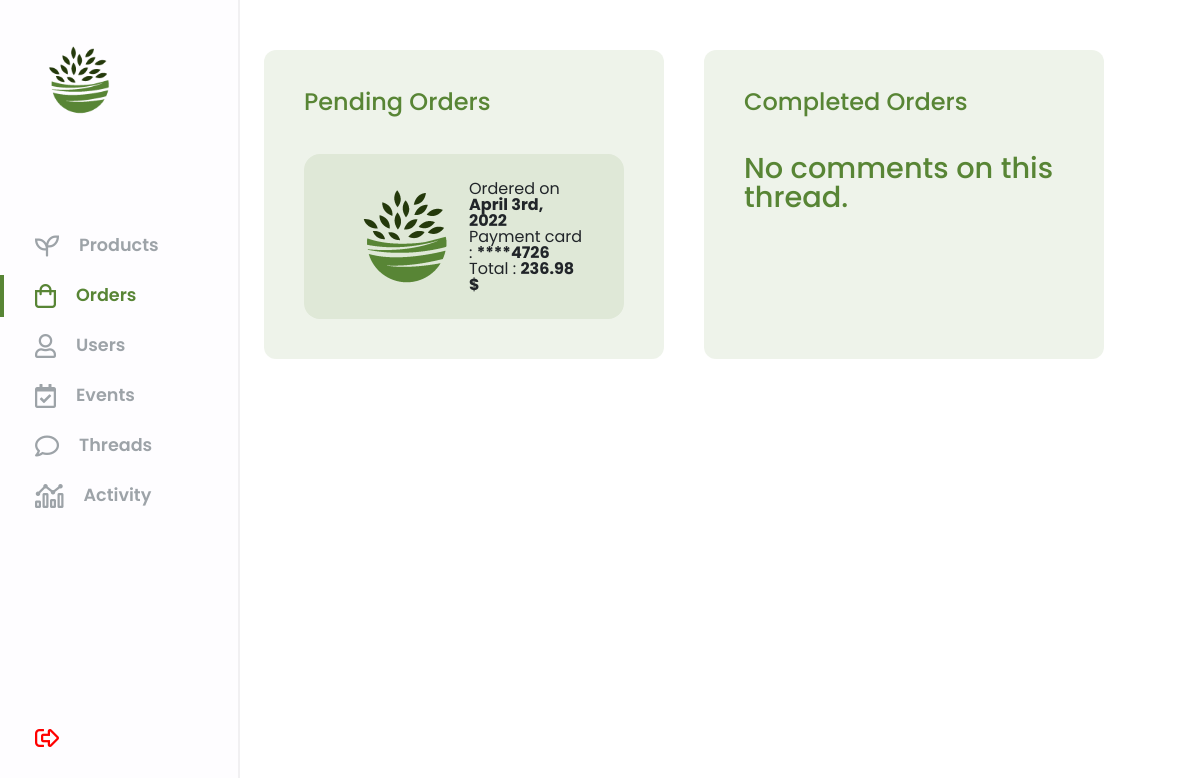
Screenshot of /admin-dashboard/dashboard.php?page=order-panel (signed in) with the database file from the repository.
### tables this page shows
CREATE TABLE command(
   command_id INT AUTO_INCREMENT,
   card_last_digits SMALLINT NOT NULL,
   card_type TINYINT NOT NULL,
   created_at DATETIME NOT NULL,
   complete BOOLEAN,
   facturation_address_id INT NOT NULL,
   PRIMARY KEY(command_id),
   FOREIGN KEY(facturation_address_id) REFERENCES facturation_address(facturation_address_id)
);

### database/DBController.php (called while the page is built, shortened)
<?php
    class DBController
    {
        protected $host = '127.0.0.1';
        protected $user = 'root';
        protected $pwd = '#Apomposelli1';
        protected $database = 'tropicalinterior';
        public function __construct()
        {
            $this->con = mysqli_connect($this->host, $this->user, $this->pwd, $this->database);
        }
    }
?>

### utilities.php (called while the page is built, shortened)
<?php
    function debug_to_console($data) {
        $output = $data;
    }
    require(__DIR__."/database/DBController.php");
    $db = new DBController();
    require(__DIR__."/database/CustomRequest.php");
    $customRequest = new CustomRequest($db);
?>

### database/CustomRequest.php (called while the page is built, shortened)
<?php
    class CustomRequest
    {
        public $db = null;
        public function __construct(DBController $db)
        {
            $this->db = $db;
        }
        public function getData($query)
        {
            $result = $this->db->con->query($query);
            $resultArray = array();
            while($item = mysqli_fetch_array($result, MYSQLI_ASSOC))
            {
                $resultArray[] = $item;
            }
            return $resultArray;
        }
    }
?>

### admin-dashboard/pages/order-panel.php (the view, shortened to what this page needs)
<div class="command_main_container">
    <?php if(!isset($_GET['command_id'])){?>
    <div class="command_pending_container">
        <p class="command_title">Pending Orders</p>
        <?php $PendingCommands = $customRequest->getData("SELECT command_id, created_at, card_last_digits FROM command WHERE complete = 0"); ?>
        <?php if(count($PendingCommands) > 0) {?>
            <?php foreach($PendingCommands as $command) {?>
                <?php
                    $totalPrice = 0;
                    $totalShippingCost = 0;
                    $productOrders = $customRequest->getData(
                        "SELECT po.quantity, po.product_id, po.command_id
                         FROM product_order po
                         WHERE po.command_id = {$command['command_id']};");
                    foreach($productOrders as $productOrder) {
                        $product = $customRequest->getData(
                            "SELECT p.price_excl_tax, p.tax_id, p.shipping_cost
                             FROM product p
                             WHERE p.product_id = {$productOrder['product_id']} LIMIT 1")[0];
                        $taxRate = $db->con->query("SELECT rate FROM tax WHERE tax_id = {$product['tax_id']}")->fetch_object()->rate;
                        $totalPrice += $productOrder['quantity'] * $product['price_excl_tax'] * (1 + $taxRate / 100);
                        $totalShippingCost += $product['shipping_cost'];
                        $formattedDate = date("F jS, Y", strtotime($command['created_at']));
                    }
                    $totalPrice += $totalShippingCost;
                ?>
                <div class="command_item" data-id="<?= $command['command_id'] ?>">
                    <img src="../../website/graphics/img/logo.png" alt="command_item_image" class="command_image">
                    <div class="command_info_container">
                        <p class="command_ordered_date">Ordered on <strong><?= $formattedDate ?></strong></p>
                        <p class="command_payment_card_digits">Payment card  : <strong>****<?= $command['card_last_digits'] ?></strong></p>
                        <p class="command_total_price">Total : <strong><?= $totalPrice ?> $</strong></p>
                    </div>
                </div>
            <?php } ?>
        <?php } else { ?>
            <p class="no_comments_text">No comments on this thread.</p>
        <?php } ?>
    </div>
    <div class="command_finished_container">
        <p class="command_title">Completed Orders</p>
        <?php $completeCommands = $customRequest->getData("SELECT command_id, created_at, card_last_digits FROM command WHERE complete = 1"); ?>
        <?php if(count($completeCommands) > 0) {?>
            <?php foreach($completeCommands as $command) {?>
                <?php
                    $totalPriceExclTax = 0;
                    $totalTaxCost = 0;
                    $totalPrice = 0;
                    $totalShippingCost = 0;
                    $productOrders = $customRequest->getData(
                        "SELECT po.quantity, po.product_id, po.product_order_id
                         FROM product_order po
                         WHERE po.command_id = {$command['command_id']};");
                    foreach($productOrders as $productOrder) {
                        $product = $customRequest->getData(
                            "SELECT p.price_excl_tax, p.tax_id, p.shipping_cost
                             FROM product p
                             WHERE p.product_id = {$productOrder['product_id']} LIMIT 1")[0];
                        $taxRate = $db->con->query("SELECT rate FROM tax WHERE tax_id = {$product['tax_id']}")->fetch_object()->rate;
                        $totalPriceExclTax += $productOrder['quantity'] * $product['price_excl_tax'];
                        $totalTaxCost += $productOrder['quantity'] * $product['price_excl_tax'] * ($taxRate / 100);
                        $totalPrice += $productOrder['quantity'] * $product['price_excl_tax'] * (1 + $taxRate / 100);
                        $totalShippingCost += $product['shipping_cost'];
                        $formattedDate = date("F jS, Y", strtotime($command['created_at']));
                    }
                    $totalPrice += $totalShippingCost;
                ?>
                <div class="command_item" data-id="<?= $command['command_id'] ?>">
                    <img src="../../website/graphics/img/logo.png" alt="command_item_image" class="command_image">
                    <div class="command_info_container">
                        <p class="command_ordered_date">Ordered on <strong><?= $formattedDate ?></strong></p>
                        <p class="command_payment_card_digits">Payment card  : <strong>****<?= $command['card_last_digits'] ?></strong></p>
                        <p class="command_total_price">Total : <strong><?= $totalPrice ?> $</strong></p>
                    </div>
                </div>
            <?php } ?>
        <?php } else { ?>
            <p class="no_comments_text">No comments on this thread.</p>
        <?php } ?>
    </div>
    <?php } ?>
</div>

### admin-dashboard/css/order-panel.css (style rules this page uses)
.command_main_container { display: flex; width: 70vw; }
.command_title { font-size: 1.5rem; padding-bottom: 40px; font-weight: 500; color: #588535; }
.command_pending_container { width: 100%; background-color: rgba(88, 133, 53, 0.1); padding: 40px; margin-right: 40px; border-radius: 12px; }
.command_finished_container { width: 100%; background-color: rgba(88, 133, 53, 0.1); padding: 40px; border-radius: 12px; }
.command_item { display: flex; justify-content: space-between; align-items: center; width: 100%; border-radius: 16px; background-color: #dfe8d7; padding: 20px 40px; }
.command_image { width: 125px; height: 125px; }

### admin-dashboard/css/thread-panel.css (style rules this page uses)
.no_comments_text { font-size: 1.8rem; margin-bottom: 25px; font-weight: 500; color: #588535; }

### rows the page displays
command: created_at "April 3rd, 2022", card_last_digits "4726", totalPrice "236.98"
